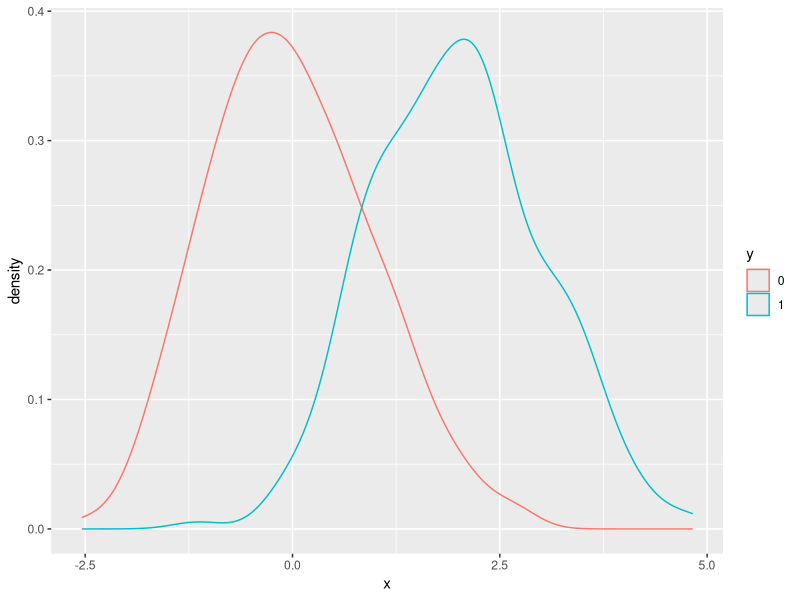
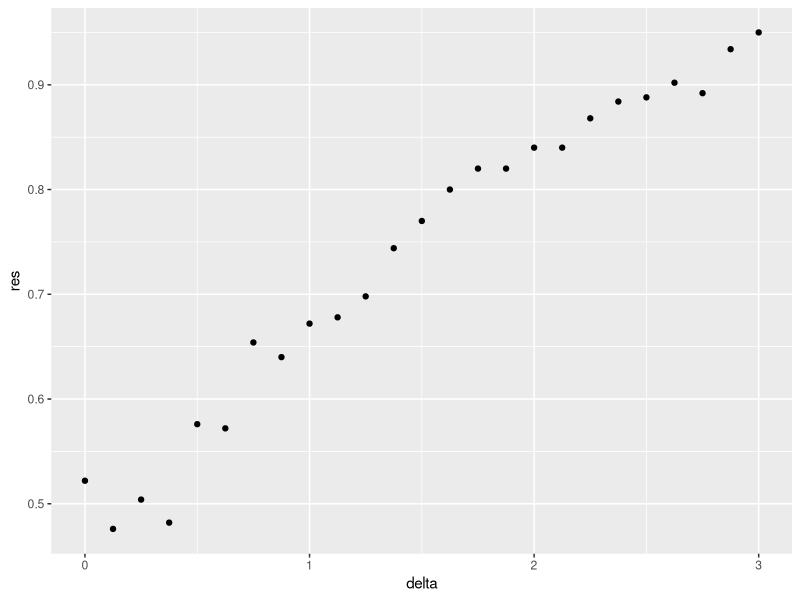

Reproduce these figures in R, in order.
library(tidyverse)
library(caret)

#set.seed(2) #if you are using R 3.5 or earlier
set.seed(2, sample.kind="Rounding") #if you are using R 3.6 or later

make_data <- function(n = 1000, p = 0.5, 
                      mu_0 = 0, mu_1 =2, 
                      sigma_0 = 1,  sigma_1 = 1){
  y <- rbinom(n, 1, p)
  f_0 <- rnorm(n, mu_0, sigma_0)
  f_1 <- rnorm(n, mu_1, sigma_1)
  x <- ifelse(y == 1, f_1, f_0) 
  #Note that we have defined a variable x that is predictive of a binary outcome y
  
  test_index <- createDataPartition(y, times = 1, p = 0.5, list = FALSE)
  
  list(train = data.frame(x = x, y = as.factor(y)) %>% slice(-test_index),
     test = data.frame(x = x, y = as.factor(y)) %>% slice(test_index))
}

dat <- make_data()

dat$train %>% ggplot(aes(x, color = y)) + geom_density()


##

set.seed(1, sample.kind="Rounding") #if you are using R 3.6 or later
delta <- seq(0, 3, len = 25)
res <- sapply(delta, function(d){
  dat <- make_data(mu_1 = d)
  fit_glm <- dat$train %>% glm(y ~ x, family = "binomial", data = .)
  y_hat_glm <- ifelse(predict(fit_glm, dat$test) > 0.5, 1, 0) %>% factor(levels = c(0, 1))
  mean(y_hat_glm == dat$test$y)
})
qplot(delta, res)